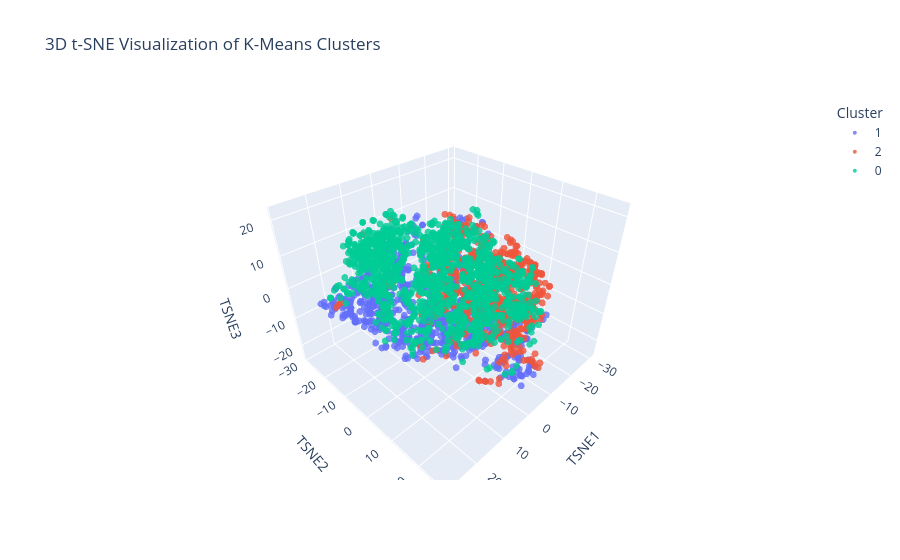

The notebook cell this image was saved under:
### Markdown cell above
### Here, we used TSNE to map the cluster points into 3D and we can play around with the scatter plots.

### Code cell
from sklearn.manifold import TSNE
import plotly.express as px

# Run t-SNE with 3 components
tsne = TSNE(
    n_components=3,
    perplexity=30,
    learning_rate='auto',
    init='pca',
    random_state=42
)

X_tsne = tsne.fit_transform(df_numeric_2)

# Create DataFrame for Plotly
tsne_df = pd.DataFrame(
    {
        "TSNE1": X_tsne[:,0],
        "TSNE2": X_tsne[:,1],
        "TSNE3": X_tsne[:,2],
        "Cluster": KMeans3.labels_.astype(str)
    }
)

# Interactive 3D scatter plot
fig = px.scatter_3d(
    tsne_df,
    x="TSNE1",
    y="TSNE2",
    z="TSNE3",
    color="Cluster",
    title="3D t-SNE Visualization of K-Means Clusters",
    opacity=0.8
)

fig.update_traces(
    marker=dict(size=4)
)

fig.show()

### Figure 1 — Plotly figure (JSON) as saved in the notebook; plotly's stock layout.template omitted (floating-point values rounded to 4 significant figures; data arrays with more than 128 entries replaced by an {"elided": "..."} marker saying what was removed)
{"data": [{"hovertemplate": "Cluster=1<br>TSNE1=%{x}<br>TSNE2=%{y}<br>TSNE3=%{z}<extra></extra>", "legendgroup": "1", "marker": {"color": "#636efa", "opacity": 0.8, "size": 4, "symbol": "circle"}, "mode": "markers", "name": "1", "scene": "scene", "showlegend": true, "type": "scatter3d", "x": {"elided": "805 float values"}, "y": {"elided": "805 float values"}, "z": {"elided": "805 float values"}}, {"hovertemplate": "Cluster=2<br>TSNE1=%{x}<br>TSNE2=%{y}<br>TSNE3=%{z}<extra></extra>", "legendgroup": "2", "marker": {"color": "#EF553B", "opacity": 0.8, "size": 4, "symbol": "circle"}, "mode": "markers", "name": "2", "scene": "scene", "showlegend": true, "type": "scatter3d", "x": {"elided": "675 float values"}, "y": {"elided": "675 float values"}, "z": {"elided": "675 float values"}}, {"hovertemplate": "Cluster=0<br>TSNE1=%{x}<br>TSNE2=%{y}<br>TSNE3=%{z}<extra></extra>", "legendgroup": "0", "marker": {"color": "#00cc96", "opacity": 0.8, "size": 4, "symbol": "circle"}, "mode": "markers", "name": "0", "scene": "scene", "showlegend": true, "type": "scatter3d", "x": {"elided": "1416 float values"}, "y": {"elided": "1416 float values"}, "z": {"elided": "1416 float values"}}], "layout": {"legend": {"title": {"text": "Cluster"}, "tracegroupgap": 0}, "scene": {"domain": {"x": [0, 1], "y": [0, 1]}, "xaxis": {"title": {"text": "TSNE1"}}, "yaxis": {"title": {"text": "TSNE2"}}, "zaxis": {"title": {"text": "TSNE3"}}}, "title": {"text": "3D t-SNE Visualization of K-Means Clusters"}}}
